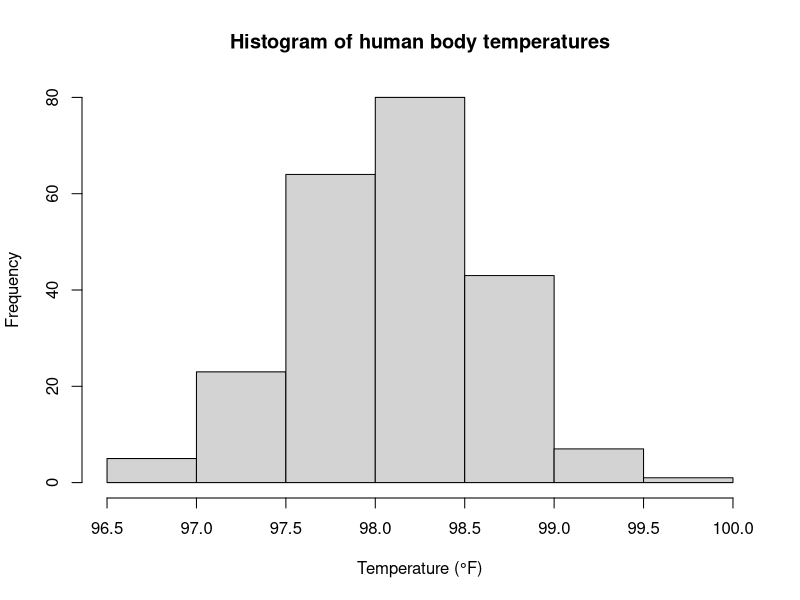

The R script that drew this image:
## ---- chunk 1
peas <- c(315, 101,108,32)

chisq.test(peas, p=c(9/16,3/16,3/16,1/16))


## ---- chunk 2
data <- read.csv("Bodytemp.csv")

xbar <- mean(data$Body_temp)
xbar

sx <- sd(data$Body_temp)
sx

## ---- chunk 3
data <- read.csv("Bodytemp.csv")

h <- hist(data$Body_temp, 
          main = "Histogram of human body temperatures",
          xlab = "Temperature (°F)")

# These are the endpoints of the intervals
h$breaks

# These are the observed frequencies
h$counts 

## ---- chunk 4
#standardising the endpoints
st_breaks <- (h$breaks - xbar)/sx

# creating a vector to store the probabilities in
probs <- vector(length = length(st_breaks)-1)

# A loop to calculate the probability between endpoints
for (i in 1:length(probs)){
probs[i] <- pnorm(st_breaks[i+1])-pnorm(st_breaks[i])
}


#changing the end probabilities to account for the tails
#see comment below
probs[1] <- probs[1] + pnorm(st_breaks[1])
probs[length(probs)] <-  1 - pnorm(st_breaks[length(probs)])

probs
## ---- chunk 5
E <- probs*sum(h$counts)
E
  
## ---- chunk 6
E[2] <- E[1]+E[2] #combine 1st and 2nd expected no.s

E[6] <- E[7]+E[6] #combine 6th and last expected no.s

#Overwrite our E vector
E <- E[-c(1,7)] #get rid of 1st & last entries
E

# Do the same for the observed frequencies:
O <- h$counts

#same combining as for expected categories
O[2] <- O[1]+O[2] #combine 1st and 2nd expected no.s

O[6] <- O[7]+O[6] #combine 6th and last expected no.s

#Overwrite our E vector
O <- O[-c(1,7)] #get rid of 1st & last entries
O
## ---- chunk 7
X_sq <- sum((O-E)^2/E) 
X_sq

qchisq(0.95,df =2)

## ---- chunk 8
#same combining as for probability categories
probs[2] <- probs[1]+probs[2] #combine 1st and 2nd expected no.s

probs[6] <- probs[7]+probs[6] #combine 6th and last expected no.s

#Overwrite our E vector
probs <- probs[-c(1,7)] #get rid of 1st & last entries
probs

chisq.test(x = O, p = probs)
